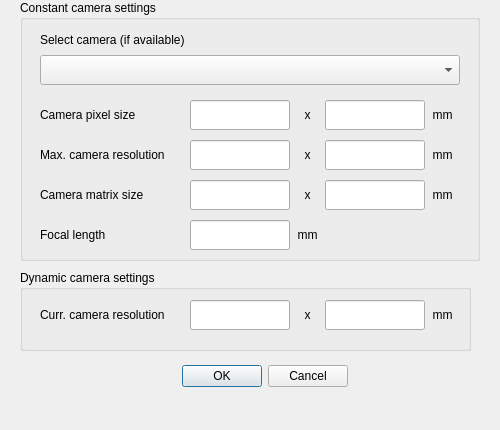
<?xml version="1.0" encoding="UTF-8"?>
<ui version="4.0">
 <class>CameraSettings</class>
 <widget class="QDockWidget" name="CameraSettings">
  <property name="geometry">
   <rect>
    <x>0</x>
    <y>0</y>
    <width>500</width>
    <height>430</height>
   </rect>
  </property>
  <property name="windowTitle">
   <string>Camera settings</string>
  </property>
  <widget class="QWidget" name="dockWidgetContents">
   <widget class="QGroupBox" name="groupConstCamSettings">
    <property name="geometry">
     <rect>
      <x>20</x>
      <y>0</y>
      <width>460</width>
      <height>261</height>
     </rect>
    </property>
    <property name="title">
     <string>Constant camera settings</string>
    </property>
    <widget class="QLabel" name="label">
     <property name="geometry">
      <rect>
       <x>20</x>
       <y>30</y>
       <width>300</width>
       <height>20</height>
      </rect>
     </property>
     <property name="text">
      <string>Select camera (if available)</string>
     </property>
    </widget>
    <widget class="QComboBox" name="comboCameraName">
     <property name="geometry">
      <rect>
       <x>20</x>
       <y>55</y>
       <width>420</width>
       <height>30</height>
      </rect>
     </property>
    </widget>
    <widget class="QLabel" name="labelCamPixSize">
     <property name="geometry">
      <rect>
       <x>20</x>
       <y>100</y>
       <width>150</width>
       <height>30</height>
      </rect>
     </property>
     <property name="text">
      <string>Camera pixel size</string>
     </property>
    </widget>
    <widget class="QLineEdit" name="textCamPixSizeX">
     <property name="geometry">
      <rect>
       <x>170</x>
       <y>100</y>
       <width>100</width>
       <height>30</height>
      </rect>
     </property>
    </widget>
    <widget class="QLineEdit" name="textCamPixSizeY">
     <property name="geometry">
      <rect>
       <x>305</x>
       <y>100</y>
       <width>100</width>
       <height>30</height>
      </rect>
     </property>
    </widget>
    <widget class="QLabel" name="labelCamPixSizex">
     <property name="geometry">
      <rect>
       <x>270</x>
       <y>100</y>
       <width>35</width>
       <height>30</height>
      </rect>
     </property>
     <property name="text">
      <string>x</string>
     </property>
     <property name="alignment">
      <set>Qt::AlignCenter</set>
     </property>
    </widget>
    <widget class="QLabel" name="labelCamPixSizemm">
     <property name="geometry">
      <rect>
       <x>405</x>
       <y>100</y>
       <width>35</width>
       <height>30</height>
      </rect>
     </property>
     <property name="text">
      <string>mm</string>
     </property>
     <property name="alignment">
      <set>Qt::AlignCenter</set>
     </property>
    </widget>
    <widget class="QLineEdit" name="textMaxCamResX">
     <property name="geometry">
      <rect>
       <x>170</x>
       <y>140</y>
       <width>100</width>
       <height>30</height>
      </rect>
     </property>
    </widget>
    <widget class="QLabel" name="labelMaxCamResx">
     <property name="geometry">
      <rect>
       <x>270</x>
       <y>140</y>
       <width>35</width>
       <height>30</height>
      </rect>
     </property>
     <property name="text">
      <string>x</string>
     </property>
     <property name="alignment">
      <set>Qt::AlignCenter</set>
     </property>
    </widget>
    <widget class="QLabel" name="labelMaxCamRes">
     <property name="geometry">
      <rect>
       <x>20</x>
       <y>140</y>
       <width>150</width>
       <height>30</height>
      </rect>
     </property>
     <property name="text">
      <string>Max. camera resolution</string>
     </property>
    </widget>
    <widget class="QLabel" name="labelMaxCamResmm">
     <property name="geometry">
      <rect>
       <x>405</x>
       <y>140</y>
       <width>35</width>
       <height>30</height>
      </rect>
     </property>
     <property name="text">
      <string>mm</string>
     </property>
     <property name="alignment">
      <set>Qt::AlignCenter</set>
     </property>
    </widget>
    <widget class="QLineEdit" name="textMaxCamResY">
     <property name="geometry">
      <rect>
       <x>305</x>
       <y>140</y>
       <width>100</width>
       <height>30</height>
      </rect>
     </property>
    </widget>
    <widget class="QLabel" name="labelFocalLength">
     <property name="geometry">
      <rect>
       <x>20</x>
       <y>220</y>
       <width>150</width>
       <height>30</height>
      </rect>
     </property>
     <property name="text">
      <string>Focal length</string>
     </property>
    </widget>
    <widget class="QLineEdit" name="textFocalLength">
     <property name="geometry">
      <rect>
       <x>170</x>
       <y>220</y>
       <width>100</width>
       <height>30</height>
      </rect>
     </property>
    </widget>
    <widget class="QLabel" name="labelFocalLengthmm">
     <property name="geometry">
      <rect>
       <x>270</x>
       <y>220</y>
       <width>35</width>
       <height>30</height>
      </rect>
     </property>
     <property name="text">
      <string>mm</string>
     </property>
     <property name="alignment">
      <set>Qt::AlignCenter</set>
     </property>
    </widget>
    <widget class="QLineEdit" name="textCamMatrixSizeX">
     <property name="geometry">
      <rect>
       <x>170</x>
       <y>180</y>
       <width>100</width>
       <height>30</height>
      </rect>
     </property>
    </widget>
    <widget class="QLineEdit" name="textCamMatrixSizeY">
     <property name="geometry">
      <rect>
       <x>305</x>
       <y>180</y>
       <width>100</width>
       <height>30</height>
      </rect>
     </property>
    </widget>
    <widget class="QLabel" name="labelCamMatrixSizemm">
     <property name="geometry">
      <rect>
       <x>405</x>
       <y>180</y>
       <width>35</width>
       <height>30</height>
      </rect>
     </property>
     <property name="text">
      <string>mm</string>
     </property>
     <property name="alignment">
      <set>Qt::AlignCenter</set>
     </property>
    </widget>
    <widget class="QLabel" name="labelCamMatrixSize">
     <property name="geometry">
      <rect>
       <x>20</x>
       <y>180</y>
       <width>150</width>
       <height>30</height>
      </rect>
     </property>
     <property name="text">
      <string>Camera matrix size</string>
     </property>
    </widget>
    <widget class="QLabel" name="labelCamMatrixSizex">
     <property name="geometry">
      <rect>
       <x>270</x>
       <y>180</y>
       <width>35</width>
       <height>30</height>
      </rect>
     </property>
     <property name="text">
      <string>x</string>
     </property>
     <property name="alignment">
      <set>Qt::AlignCenter</set>
     </property>
    </widget>
   </widget>
   <widget class="QDialogButtonBox" name="buttonBox">
    <property name="geometry">
     <rect>
      <x>172</x>
      <y>360</y>
      <width>176</width>
      <height>33</height>
     </rect>
    </property>
    <property name="standardButtons">
     <set>QDialogButtonBox::Cancel|QDialogButtonBox::Ok</set>
    </property>
   </widget>
   <widget class="QGroupBox" name="groupDynamixCamSettings">
    <property name="geometry">
     <rect>
      <x>20</x>
      <y>270</y>
      <width>451</width>
      <height>81</height>
     </rect>
    </property>
    <property name="title">
     <string>Dynamic camera settings</string>
    </property>
    <widget class="QLineEdit" name="textCurrentCamResX">
     <property name="geometry">
      <rect>
       <x>170</x>
       <y>30</y>
       <width>100</width>
       <height>30</height>
      </rect>
     </property>
    </widget>
    <widget class="QLineEdit" name="textCurrentCamResY">
     <property name="geometry">
      <rect>
       <x>305</x>
       <y>30</y>
       <width>100</width>
       <height>30</height>
      </rect>
     </property>
    </widget>
    <widget class="QLabel" name="labelCurrentCamResmm">
     <property name="geometry">
      <rect>
       <x>405</x>
       <y>30</y>
       <width>35</width>
       <height>30</height>
      </rect>
     </property>
     <property name="text">
      <string>mm</string>
     </property>
     <property name="alignment">
      <set>Qt::AlignCenter</set>
     </property>
    </widget>
    <widget class="QLabel" name="labelCurrentCamRes">
     <property name="geometry">
      <rect>
       <x>20</x>
       <y>30</y>
       <width>150</width>
       <height>30</height>
      </rect>
     </property>
     <property name="text">
      <string>Curr. camera resolution</string>
     </property>
    </widget>
    <widget class="QLabel" name="labelCurrentCamResx">
     <property name="geometry">
      <rect>
       <x>270</x>
       <y>30</y>
       <width>35</width>
       <height>30</height>
      </rect>
     </property>
     <property name="text">
      <string>x</string>
     </property>
     <property name="alignment">
      <set>Qt::AlignCenter</set>
     </property>
    </widget>
   </widget>
  </widget>
 </widget>
 <resources/>
 <connections/>
</ui>
